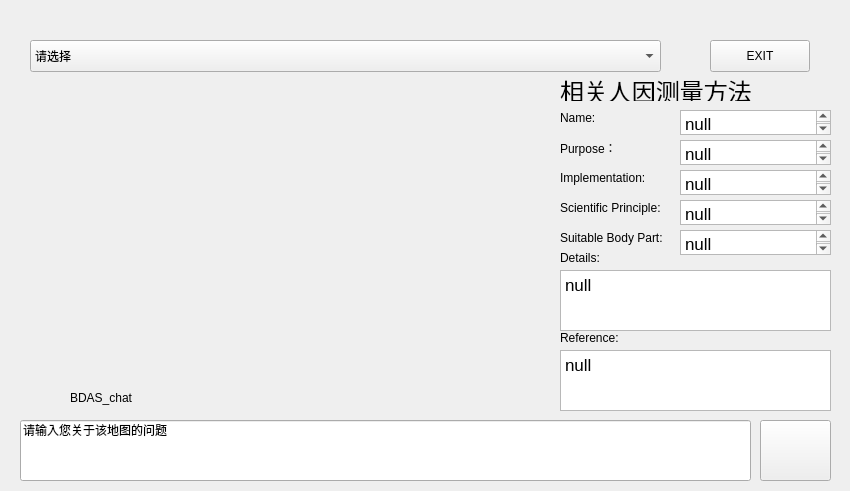
<?xml version="1.0" encoding="UTF-8"?>
<ui version="4.0">
 <class>p5_bodymap</class>
 <widget class="QWidget" name="p5_bodymap">
  <property name="geometry">
   <rect>
    <x>0</x>
    <y>0</y>
    <width>850</width>
    <height>491</height>
   </rect>
  </property>
  <property name="windowTitle">
   <string>Form</string>
  </property>
  <widget class="QComboBox" name="comboBox">
   <property name="geometry">
    <rect>
     <x>30</x>
     <y>40</y>
     <width>631</width>
     <height>32</height>
    </rect>
   </property>
   <item>
    <property name="text">
     <string>请选择</string>
    </property>
   </item>
   <item>
    <property name="text">
     <string>主动触觉地图</string>
    </property>
   </item>
   <item>
    <property name="text">
     <string>被动触觉地图</string>
    </property>
   </item>
   <item>
    <property name="text">
     <string>温度敏感度身体地图</string>
    </property>
   </item>
   <item>
    <property name="text">
     <string>负荷地图</string>
    </property>
   </item>
   <item>
    <property name="text">
     <string>上肢可达性地图</string>
    </property>
   </item>
   <item>
    <property name="text">
     <string>身周距离感知地图</string>
    </property>
   </item>
   <item>
    <property name="text">
     <string>视觉可达性地图</string>
    </property>
   </item>
   <item>
    <property name="text">
     <string>信号可达性地图</string>
    </property>
   </item>
   <item>
    <property name="text">
     <string>运动障碍地图</string>
    </property>
   </item>
  </widget>
  <widget class="QPushButton" name="pushButton">
   <property name="geometry">
    <rect>
     <x>710</x>
     <y>40</y>
     <width>100</width>
     <height>32</height>
    </rect>
   </property>
   <property name="text">
    <string>EXIT</string>
   </property>
  </widget>
  <widget class="QStackedWidget" name="p5_stackedWidget_bodymaps">
   <property name="geometry">
    <rect>
     <x>30</x>
     <y>110</y>
     <width>521</width>
     <height>251</height>
    </rect>
   </property>
  </widget>
  <widget class="QLabel" name="label_2">
   <property name="geometry">
    <rect>
     <x>560</x>
     <y>80</y>
     <width>221</width>
     <height>21</height>
    </rect>
   </property>
   <property name="font">
    <font>
     <family>Academy Engraved LET</family>
     <pointsize>18</pointsize>
    </font>
   </property>
   <property name="text">
    <string>相关人因测量方法</string>
   </property>
  </widget>
  <widget class="QLabel" name="label_3">
   <property name="geometry">
    <rect>
     <x>560</x>
     <y>110</y>
     <width>58</width>
     <height>16</height>
    </rect>
   </property>
   <property name="text">
    <string>Name:</string>
   </property>
  </widget>
  <widget class="QLabel" name="label_4">
   <property name="geometry">
    <rect>
     <x>560</x>
     <y>140</y>
     <width>58</width>
     <height>16</height>
    </rect>
   </property>
   <property name="text">
    <string>Purpose：</string>
   </property>
  </widget>
  <widget class="QLabel" name="label_5">
   <property name="geometry">
    <rect>
     <x>560</x>
     <y>170</y>
     <width>101</width>
     <height>16</height>
    </rect>
   </property>
   <property name="text">
    <string>Implementation:</string>
   </property>
  </widget>
  <widget class="QLabel" name="label_6">
   <property name="geometry">
    <rect>
     <x>560</x>
     <y>200</y>
     <width>121</width>
     <height>16</height>
    </rect>
   </property>
   <property name="text">
    <string>Scientific Principle:</string>
   </property>
  </widget>
  <widget class="QLabel" name="label_7">
   <property name="geometry">
    <rect>
     <x>560</x>
     <y>230</y>
     <width>121</width>
     <height>16</height>
    </rect>
   </property>
   <property name="text">
    <string>Suitable Body Part: </string>
   </property>
  </widget>
  <widget class="QLabel" name="label_8">
   <property name="geometry">
    <rect>
     <x>560</x>
     <y>250</y>
     <width>121</width>
     <height>16</height>
    </rect>
   </property>
   <property name="text">
    <string>Details:</string>
   </property>
  </widget>
  <widget class="QLabel" name="label_9">
   <property name="geometry">
    <rect>
     <x>560</x>
     <y>330</y>
     <width>71</width>
     <height>16</height>
    </rect>
   </property>
   <property name="text">
    <string>Reference:</string>
   </property>
  </widget>
  <widget class="QLabel" name="ai_logo_body_map">
   <property name="geometry">
    <rect>
     <x>20</x>
     <y>380</y>
     <width>31</width>
     <height>31</height>
    </rect>
   </property>
   <property name="text">
    <string/>
   </property>
   <property name="pixmap">
    <pixmap resource="pics.qrc">:/data/ai_bodymap_logo.png</pixmap>
   </property>
   <property name="scaledContents">
    <bool>true</bool>
   </property>
  </widget>
  <widget class="QTextBrowser" name="textBrowser_Details">
   <property name="geometry">
    <rect>
     <x>560</x>
     <y>270</y>
     <width>271</width>
     <height>61</height>
    </rect>
   </property>
   <property name="html">
    <string>&lt;!DOCTYPE HTML PUBLIC &quot;-//W3C//DTD HTML 4.0//EN&quot; &quot;http://www.w3.org/TR/REC-html40/strict.dtd&quot;&gt;
&lt;html&gt;&lt;head&gt;&lt;meta name=&quot;qrichtext&quot; content=&quot;1&quot; /&gt;&lt;meta charset=&quot;utf-8&quot; /&gt;&lt;style type=&quot;text/css&quot;&gt;
p, li { white-space: pre-wrap; }
hr { height: 1px; border-width: 0; }
li.unchecked::marker { content: &quot;\2610&quot;; }
li.checked::marker { content: &quot;\2612&quot;; }
&lt;/style&gt;&lt;/head&gt;&lt;body style=&quot; font-family:'.AppleSystemUIFont'; font-size:13pt; font-weight:400; font-style:normal;&quot;&gt;
&lt;p style=&quot; margin-top:0px; margin-bottom:0px; margin-left:0px; margin-right:0px; -qt-block-indent:0; text-indent:0px;&quot;&gt;null&lt;/p&gt;&lt;/body&gt;&lt;/html&gt;</string>
   </property>
  </widget>
  <widget class="QTextBrowser" name="textBrowser_reference">
   <property name="geometry">
    <rect>
     <x>560</x>
     <y>350</y>
     <width>271</width>
     <height>61</height>
    </rect>
   </property>
   <property name="html">
    <string>&lt;!DOCTYPE HTML PUBLIC &quot;-//W3C//DTD HTML 4.0//EN&quot; &quot;http://www.w3.org/TR/REC-html40/strict.dtd&quot;&gt;
&lt;html&gt;&lt;head&gt;&lt;meta name=&quot;qrichtext&quot; content=&quot;1&quot; /&gt;&lt;meta charset=&quot;utf-8&quot; /&gt;&lt;style type=&quot;text/css&quot;&gt;
p, li { white-space: pre-wrap; }
hr { height: 1px; border-width: 0; }
li.unchecked::marker { content: &quot;\2610&quot;; }
li.checked::marker { content: &quot;\2612&quot;; }
&lt;/style&gt;&lt;/head&gt;&lt;body style=&quot; font-family:'.AppleSystemUIFont'; font-size:13pt; font-weight:400; font-style:normal;&quot;&gt;
&lt;p style=&quot; margin-top:0px; margin-bottom:0px; margin-left:0px; margin-right:0px; -qt-block-indent:0; text-indent:0px;&quot;&gt;null&lt;/p&gt;&lt;/body&gt;&lt;/html&gt;</string>
   </property>
  </widget>
  <widget class="QLabel" name="label_11">
   <property name="geometry">
    <rect>
     <x>70</x>
     <y>390</y>
     <width>121</width>
     <height>16</height>
    </rect>
   </property>
   <property name="text">
    <string>BDAS_chat</string>
   </property>
  </widget>
  <widget class="QLineEdit" name="lineEdit">
   <property name="geometry">
    <rect>
     <x>20</x>
     <y>420</y>
     <width>731</width>
     <height>61</height>
    </rect>
   </property>
   <property name="font">
    <font>
     <family>Academy Engraved LET</family>
    </font>
   </property>
   <property name="text">
    <string>请输入您关于该地图的问题</string>
   </property>
   <property name="cursorPosition">
    <number>12</number>
   </property>
   <property name="alignment">
    <set>Qt::AlignLeading|Qt::AlignLeft|Qt::AlignTop</set>
   </property>
  </widget>
  <widget class="QTextBrowser" name="textBrowser_purpose">
   <property name="geometry">
    <rect>
     <x>680</x>
     <y>140</y>
     <width>151</width>
     <height>25</height>
    </rect>
   </property>
   <property name="html">
    <string>&lt;!DOCTYPE HTML PUBLIC &quot;-//W3C//DTD HTML 4.0//EN&quot; &quot;http://www.w3.org/TR/REC-html40/strict.dtd&quot;&gt;
&lt;html&gt;&lt;head&gt;&lt;meta name=&quot;qrichtext&quot; content=&quot;1&quot; /&gt;&lt;meta charset=&quot;utf-8&quot; /&gt;&lt;style type=&quot;text/css&quot;&gt;
p, li { white-space: pre-wrap; }
hr { height: 1px; border-width: 0; }
li.unchecked::marker { content: &quot;\2610&quot;; }
li.checked::marker { content: &quot;\2612&quot;; }
&lt;/style&gt;&lt;/head&gt;&lt;body style=&quot; font-family:'.AppleSystemUIFont'; font-size:13pt; font-weight:400; font-style:normal;&quot;&gt;
&lt;p style=&quot; margin-top:0px; margin-bottom:0px; margin-left:0px; margin-right:0px; -qt-block-indent:0; text-indent:0px;&quot;&gt;null&lt;/p&gt;&lt;/body&gt;&lt;/html&gt;</string>
   </property>
  </widget>
  <widget class="QTextBrowser" name="textBrowser_implementation">
   <property name="geometry">
    <rect>
     <x>680</x>
     <y>170</y>
     <width>151</width>
     <height>25</height>
    </rect>
   </property>
   <property name="html">
    <string>&lt;!DOCTYPE HTML PUBLIC &quot;-//W3C//DTD HTML 4.0//EN&quot; &quot;http://www.w3.org/TR/REC-html40/strict.dtd&quot;&gt;
&lt;html&gt;&lt;head&gt;&lt;meta name=&quot;qrichtext&quot; content=&quot;1&quot; /&gt;&lt;meta charset=&quot;utf-8&quot; /&gt;&lt;style type=&quot;text/css&quot;&gt;
p, li { white-space: pre-wrap; }
hr { height: 1px; border-width: 0; }
li.unchecked::marker { content: &quot;\2610&quot;; }
li.checked::marker { content: &quot;\2612&quot;; }
&lt;/style&gt;&lt;/head&gt;&lt;body style=&quot; font-family:'.AppleSystemUIFont'; font-size:13pt; font-weight:400; font-style:normal;&quot;&gt;
&lt;p style=&quot; margin-top:0px; margin-bottom:0px; margin-left:0px; margin-right:0px; -qt-block-indent:0; text-indent:0px;&quot;&gt;null&lt;/p&gt;&lt;/body&gt;&lt;/html&gt;</string>
   </property>
  </widget>
  <widget class="QTextBrowser" name="textBrowser_Principle">
   <property name="geometry">
    <rect>
     <x>680</x>
     <y>200</y>
     <width>151</width>
     <height>25</height>
    </rect>
   </property>
   <property name="html">
    <string>&lt;!DOCTYPE HTML PUBLIC &quot;-//W3C//DTD HTML 4.0//EN&quot; &quot;http://www.w3.org/TR/REC-html40/strict.dtd&quot;&gt;
&lt;html&gt;&lt;head&gt;&lt;meta name=&quot;qrichtext&quot; content=&quot;1&quot; /&gt;&lt;meta charset=&quot;utf-8&quot; /&gt;&lt;style type=&quot;text/css&quot;&gt;
p, li { white-space: pre-wrap; }
hr { height: 1px; border-width: 0; }
li.unchecked::marker { content: &quot;\2610&quot;; }
li.checked::marker { content: &quot;\2612&quot;; }
&lt;/style&gt;&lt;/head&gt;&lt;body style=&quot; font-family:'.AppleSystemUIFont'; font-size:13pt; font-weight:400; font-style:normal;&quot;&gt;
&lt;p style=&quot; margin-top:0px; margin-bottom:0px; margin-left:0px; margin-right:0px; -qt-block-indent:0; text-indent:0px;&quot;&gt;null&lt;/p&gt;&lt;/body&gt;&lt;/html&gt;</string>
   </property>
  </widget>
  <widget class="QTextBrowser" name="textBrowser_bodypart">
   <property name="geometry">
    <rect>
     <x>680</x>
     <y>230</y>
     <width>151</width>
     <height>25</height>
    </rect>
   </property>
   <property name="html">
    <string>&lt;!DOCTYPE HTML PUBLIC &quot;-//W3C//DTD HTML 4.0//EN&quot; &quot;http://www.w3.org/TR/REC-html40/strict.dtd&quot;&gt;
&lt;html&gt;&lt;head&gt;&lt;meta name=&quot;qrichtext&quot; content=&quot;1&quot; /&gt;&lt;meta charset=&quot;utf-8&quot; /&gt;&lt;style type=&quot;text/css&quot;&gt;
p, li { white-space: pre-wrap; }
hr { height: 1px; border-width: 0; }
li.unchecked::marker { content: &quot;\2610&quot;; }
li.checked::marker { content: &quot;\2612&quot;; }
&lt;/style&gt;&lt;/head&gt;&lt;body style=&quot; font-family:'.AppleSystemUIFont'; font-size:13pt; font-weight:400; font-style:normal;&quot;&gt;
&lt;p style=&quot; margin-top:0px; margin-bottom:0px; margin-left:0px; margin-right:0px; -qt-block-indent:0; text-indent:0px;&quot;&gt;null&lt;/p&gt;&lt;/body&gt;&lt;/html&gt;</string>
   </property>
  </widget>
  <widget class="QTextBrowser" name="textBrowser_name">
   <property name="geometry">
    <rect>
     <x>680</x>
     <y>110</y>
     <width>151</width>
     <height>25</height>
    </rect>
   </property>
   <property name="html">
    <string>&lt;!DOCTYPE HTML PUBLIC &quot;-//W3C//DTD HTML 4.0//EN&quot; &quot;http://www.w3.org/TR/REC-html40/strict.dtd&quot;&gt;
&lt;html&gt;&lt;head&gt;&lt;meta name=&quot;qrichtext&quot; content=&quot;1&quot; /&gt;&lt;meta charset=&quot;utf-8&quot; /&gt;&lt;style type=&quot;text/css&quot;&gt;
p, li { white-space: pre-wrap; }
hr { height: 1px; border-width: 0; }
li.unchecked::marker { content: &quot;\2610&quot;; }
li.checked::marker { content: &quot;\2612&quot;; }
&lt;/style&gt;&lt;/head&gt;&lt;body style=&quot; font-family:'.AppleSystemUIFont'; font-size:13pt; font-weight:400; font-style:normal;&quot;&gt;
&lt;p style=&quot; margin-top:0px; margin-bottom:0px; margin-left:0px; margin-right:0px; -qt-block-indent:0; text-indent:0px;&quot;&gt;null&lt;/p&gt;&lt;/body&gt;&lt;/html&gt;</string>
   </property>
  </widget>
  <widget class="QPushButton" name="pushButton_gosearch">
   <property name="geometry">
    <rect>
     <x>760</x>
     <y>420</y>
     <width>71</width>
     <height>61</height>
    </rect>
   </property>
   <property name="text">
    <string/>
   </property>
   <property name="icon">
    <iconset resource="pics.qrc">
     <normaloff>:/images/data/发送-实色.png</normaloff>:/images/data/发送-实色.png</iconset>
   </property>
   <property name="iconSize">
    <size>
     <width>30</width>
     <height>30</height>
    </size>
   </property>
  </widget>
 </widget>
 <resources>
  <include location="pics.qrc"/>
 </resources>
 <connections/>
</ui>
